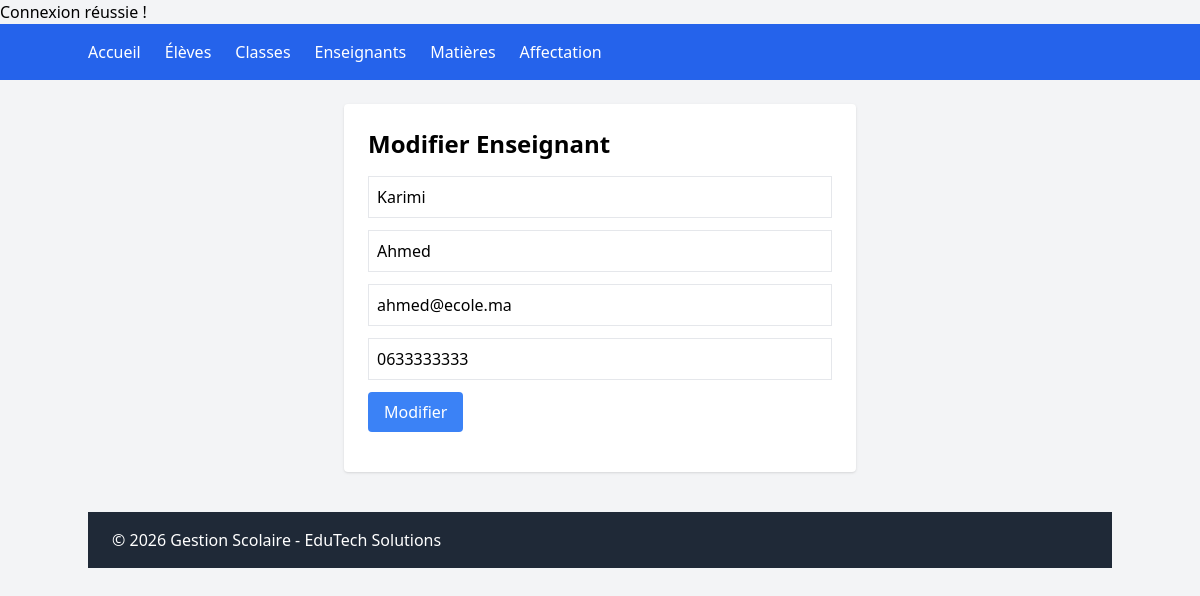
The page /enseignants/modifier.php?id=1 on the database its author committed.
### tables this page shows
CREATE TABLE `enseignant` (
  `id_enseignant` int(11) NOT NULL,
  `nom` varchar(50) NOT NULL,
  `prenom` varchar(50) NOT NULL,
  `email` varchar(100) NOT NULL,
  `telephone` varchar(20) NOT NULL
);

### enseignants/modifier.php (the view, shortened to what this page needs)
<?php
include '../config/config.php';
include '../includes/header.php';
$id = $_GET['id'];
$stmt = $pdo->prepare("
SELECT * FROM enseignant
WHERE id_enseignant = ?
");
$stmt->execute([$id]);
$enseignant = $stmt->fetch();
?>
<div class="max-w-lg mx-auto bg-white p-6 rounded shadow">
<h2 class="text-2xl font-bold mb-4">
Modifier Enseignant
</h2>
<form method="POST">
<input
type="text"
name="nom"
value="<?= $enseignant['nom'] ?>"
class="w-full border p-2 mb-3"
required
>
<input
type="text"
name="prenom"
value="<?= $enseignant['prenom'] ?>"
class="w-full border p-2 mb-3"
required
>
<input
type="email"
name="email"
value="<?= $enseignant['email'] ?>"
class="w-full border p-2 mb-3"
required
>
<input
type="text"
name="telephone"
value="<?= $enseignant['telephone'] ?>"
class="w-full border p-2 mb-3"
required
>
<button
name="modifier"
class="bg-blue-500 text-white px-4 py-2 rounded"
>
Modifier
</button>
</form>
</div>
<?php include '../includes/footer.php'; ?>

### rows shown on the page
enseignant: nom "Karimi", prenom "Ahmed", email "ahmed@ecole.ma", telephone "0633333333"
